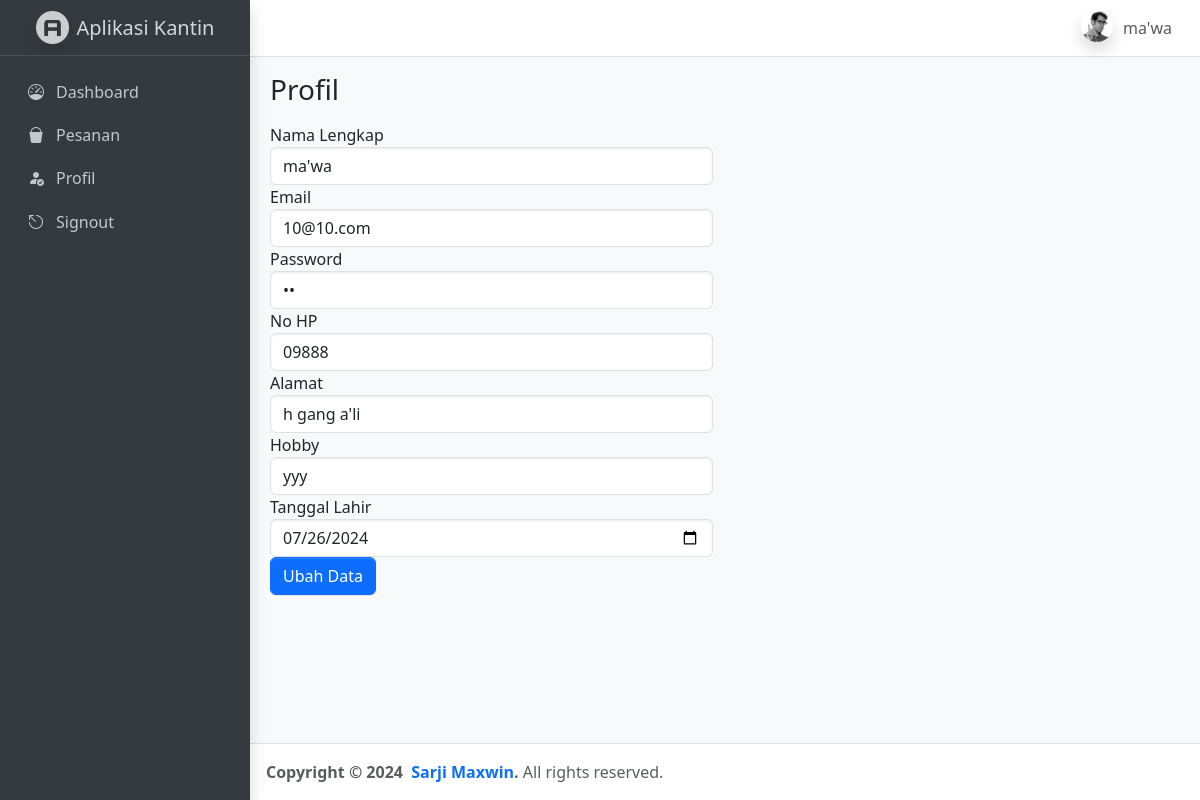
/profil.php (signed in), run on the app's committed database.
### tables this page shows
CREATE TABLE `tb_user` (
  `nama_lengkap` text NOT NULL,
  `email` varchar(50) NOT NULL,
  `password` text NOT NULL,
  `no_HP` text NOT NULL,
  `alamat` text NOT NULL,
  `hobby` text NOT NULL,
  `tanggal_lahir` date NOT NULL
);

### profil.php (the view, shortened to what this page needs)
<!DOCTYPE html>
<html lang="en">
<head>
    <link rel="stylesheet" href="https://cdn.jsdelivr.net/npm/@fontsource/source-sans-3@5.0.12/index.css">
    <link rel="stylesheet" href="https://cdn.jsdelivr.net/npm/overlayscrollbars@2.3.0/styles/overlayscrollbars.min.css">
    <link rel="stylesheet" href="https://cdn.jsdelivr.net/npm/bootstrap-icons@1.11.0/font/bootstrap-icons.min.css">
    <link rel="stylesheet" href="adminlte.css">
    <link rel="stylesheet" href="https://cdn.jsdelivr.net/npm/apexcharts@3.37.1/dist/apexcharts.css">
</head>
<body class="layout-fixed sidebar-expand-lg bg-body-tertiary">
    <?php include("header.php"); ?>
    <?php
    $email = $_SESSION['email'];
    ?>
    <?php include("sidebar.php"); ?>
    <?php include("koneksi.php"); ?>
    <main class="app-main">
        <div class="app-content-header">
            <div class="container-fluid">
                <div class="row">
                    <div class="col-sm-6">
                        <h3 class="mb-0">Profil</h3>
                    </div>
                </div>
            </div>
        </div>
        <div class="app-content">
            <div class="container-fluid">
                <div class="row">
                    <div class="col-lg-6">
                        <?php
                        $query = "SELECT * FROM tb_user WHERE email = '$email'";
                        $result = mysqli_query($conn, $query);
                        $row = mysqli_fetch_assoc($result);
                        ?>
                        <form method="POST" action="update_user.php">
                            <div class="form-group">
                                <label for="nama_lengkap">Nama Lengkap</label>
                                <input type="text" class="form-control" id="nama_lengkap" name="nama_lengkap" value="<?php echo $row['nama_lengkap']; ?>">
                            </div>
                            <div class="form-group">
                                <label for="email">Email</label>
                                <input type="email" class="form-control" id="email" name="email" value="<?php echo $row['email']; ?>" readonly>
                            </div>
                            <div class="form-group">
                                <label for="password">Password</label>
                                <input type="password" class="form-control" id="password" name="password" value="<?php echo $row['password']; ?>">
                            </div>
                            <div class="form-group">
                                <label for="no_HP">No HP</label>
                                <input type="text" class="form-control" id="no_HP" name="no_HP" value="<?php echo $row['no_HP']; ?>">
                            </div>
                            <div class="form-group">
                                <label for="alamat">Alamat</label>
                                <input type="text" class="form-control" id="alamat" name="alamat" value="<?php echo $row['alamat']; ?>">
                            </div>
                            <div class="form-group">
                                <label for="hobby">Hobby</label>
                                <input type="text" class="form-control" id="hobby" name="hobby" value="<?php echo $row['hobby']; ?>">
                            </div>
                            <div class="form-group">
                                <label for="tanggal_lahir">Tanggal Lahir</label>
                                <input type="date" class="form-control" id="tanggal_lahir" name="tanggal_lahir" value="<?php echo $row['tanggal_lahir']; ?>">
                            </div>
                            <button type="submit" class="btn btn-primary">Ubah Data</button>
                        </form>
                    </div>
                </div>
            </div>
        </div>
    </main>
    <?php include("footer.php"); ?>
</body>
</html>

### data on the page
tb_user: nama_lengkap "ma'wa", email "10@10.com", no_HP "09888", alamat "h gang a'li", hobby "yyy", tanggal_lahir "07/26/2024"

### other printed values
$_SESSION['nama'] "ma'wa"
